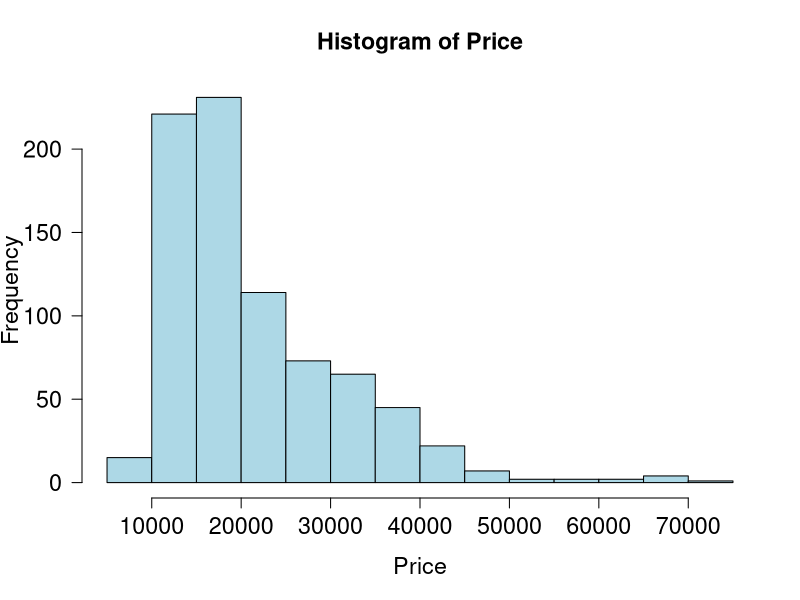

Here is the R script that generated this plot: (Note: this script raises an error after producing the figure.)
ls()
getwd()
setwd("C:/Users/matt/source/repos/ds710/lesson6/Week 6 csv files")
cars = read.csv("Cars 2005.csv")
attach(cars)
hist(Price,las=1,cex.axis=1.4,cex.lab=1.4,cex.main=1.4,col="lightblue")
t.test(Price,mu=24721.86,alternative="less")
t.test(Price ~ Doors, alternative="two.sided") #Price is the mean testing, Doors is how to divide up the mean into groups
#conf.level for level of confidence
unemployment = read.csv("Unemployment_rates.csv")
attach(unemployment)
t.test(Rate_2013, Rate_2014, paired = T, alternative = "greater")

#more that just t test
#test for proportions in R
length(Cruise)
numCruise = length(which(Cruise == 1))
numCruise
totalCars = length(Cruise)
totalCars
prop.test(numCruise, n = totalCars, p = .5, alternative="greater")
#test for difference in proportions
prop.test(c(150,455), n=c(190,614),alternative="two.sided")
#chi squared
typeCount = summary(Type)
typeCount
prop2014 = c(.022,.073,.118,.761,.026)
prop2014 * 804
chisq.test(typeCount, p=prop2014)
summary(Cylinder)
counts = table(Cylinder)
counts
counts = summary(as.factor(Cylinder))
counts
chisq.test(counts)
#linear regression
plot(Mileage,Price)
model = lm(Price ~ Mileage)
model
abline(model, col="red",lwd=2)
predict(model, list(Mileage=20000))
cars[345, 1:4]
par(mfrow=c(2,2)) #prepare for 4 plots
plot(model)
logPrice = log(Price)
model2=lm(logPrice~Mileage)
plot(model2)
model2
lm(formula = logPrice ~ Mileage)
summary(model2)
a = summary(model2)
a$coefficients
a$coeff[1,1]
a$coeff[2,4]
